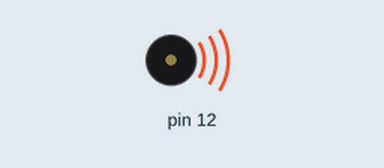
This sketch was run on a simulated Arduino Uno, built with avr-gcc and run on an emulated ATmega328P. Shown: buzzer (waves = sounding).

Above: at 0.5 s.
Timing chart, 0 to 6.5 s (numbered marks = the images above):
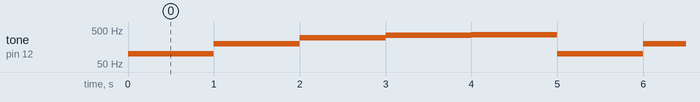

Measured:
- by itself, tone on pin 12: repeats every 5.0 s: 200 Hz 1.0 s, 300 Hz 1.0 s, 350 Hz 1.0 s, 360 Hz 1.0 s, 100 Hz 1.0 s

The sketch:

passivebuzzer.ino
```cpp
void setup() {
  pinMode(12, OUTPUT);  //I've used pin 12. The pin is your choice.
}

void loop() {
  tone(12, 100);
  delay(1000);

  tone(12, 200);
  delay(1000);

  tone(12, 300);
  delay(1000);

  tone(12, 350);
  delay(1000);

  tone(12, 360);
  delay(1000);
}
```
